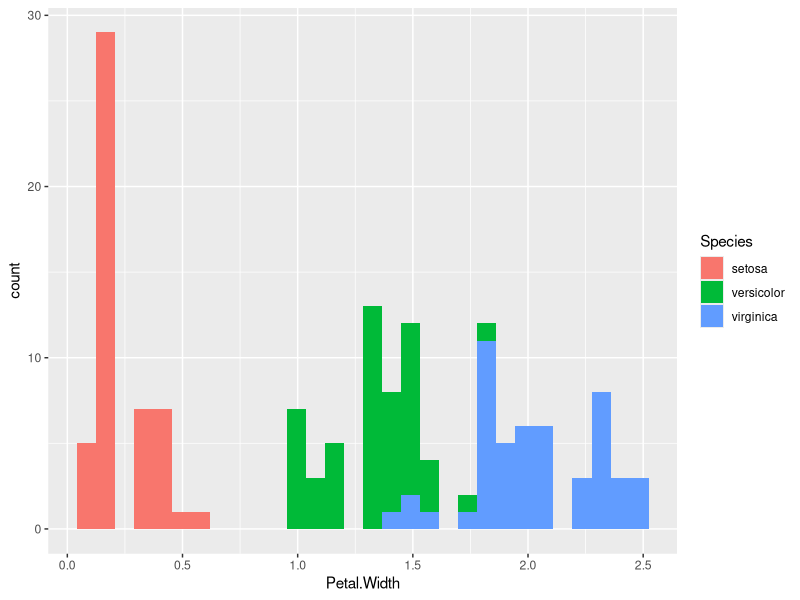
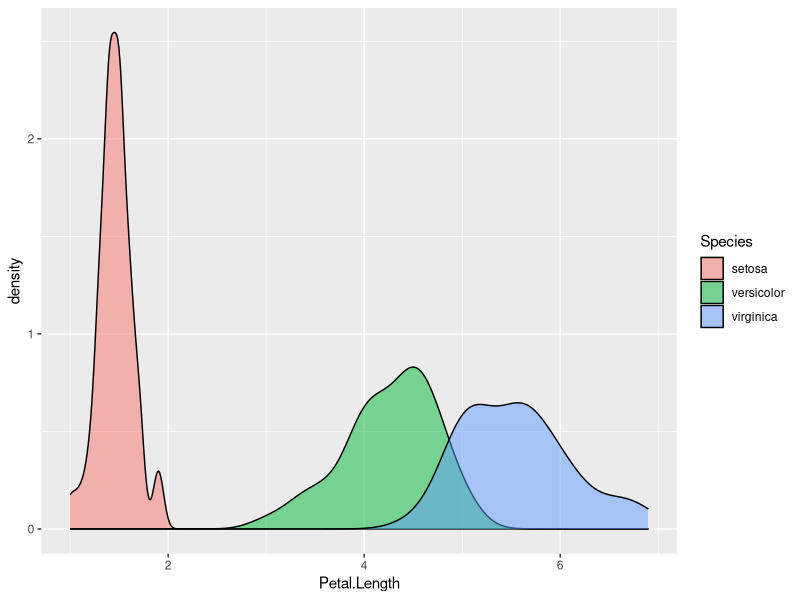
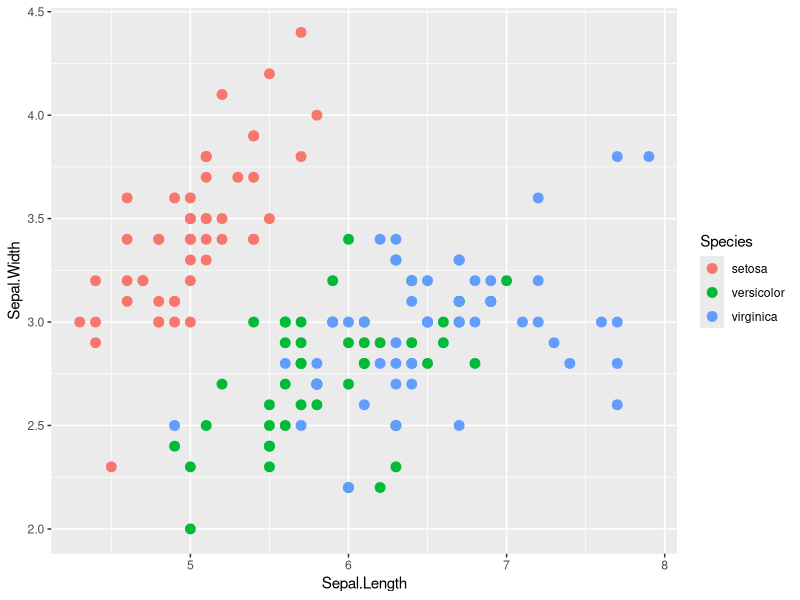
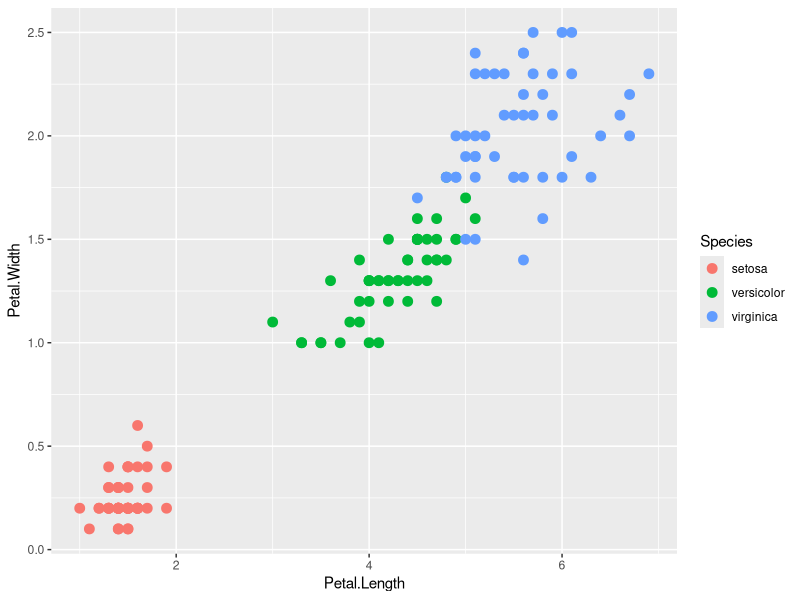
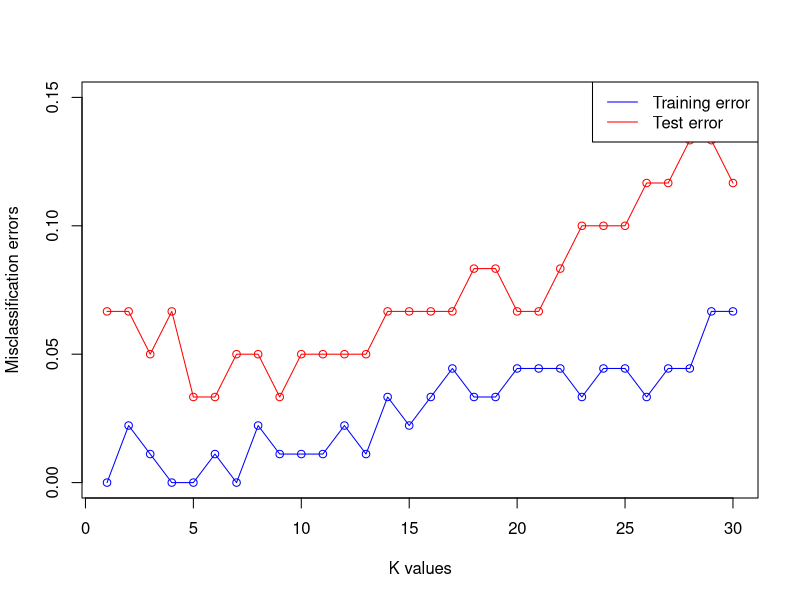
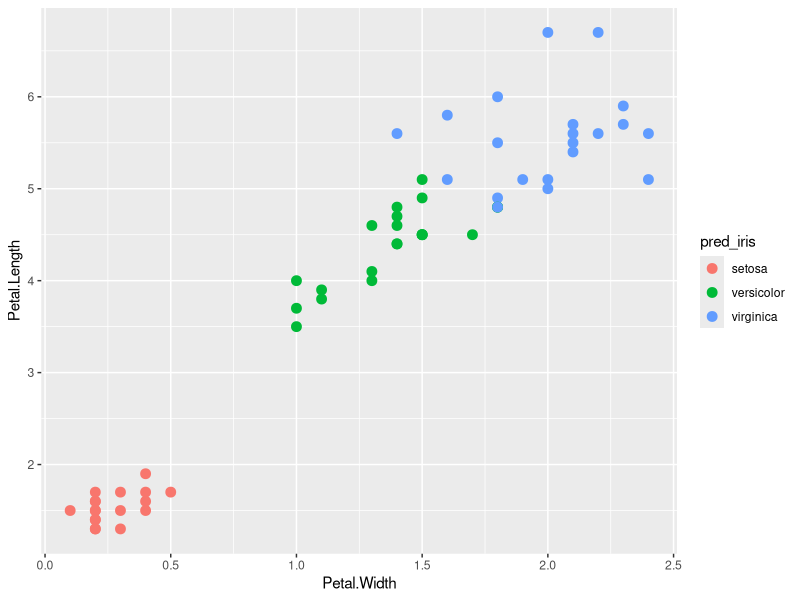
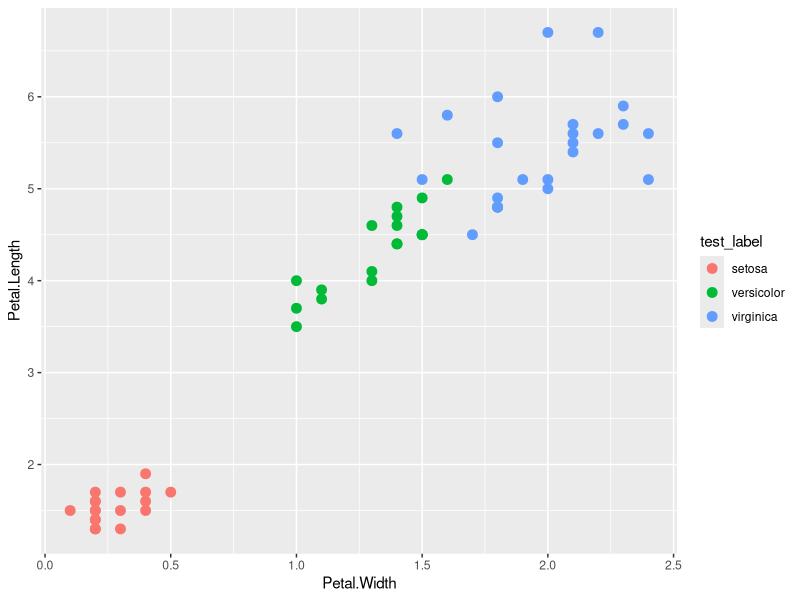

Reproduce these figures in R, in order.
#kNN
library(dplyr)
data(iris)
summary(iris)
#use summarise function in dplyr to investigate data
summarise(iris, correlation = cor(Petal.Width, Petal.Length))
summarise_all(iris[-5], funs(mean))
iris %>% group_by(Species) %>% summarise(mean(Petal.Length), sd(Petal.Length))
iris %>% group_by(Species) %>% summarise(n(), mean(Petal.Length), sd(Petal.Length))
summarise(group_by(iris,Species), n(), mean(Petal.Length), sd(Petal.Length))
#visualize data
library(ggplot2)
iris%>%
  ggplot(aes(x=Petal.Width, fill=Species))+
  geom_histogram()
iris%>%
  ggplot(aes(x=Petal.Length, fill=Species))+
  geom_density(alpha=0.5)
iris%>%
  ggplot(aes(x = Sepal.Length, y = Sepal.Width, colour = Species))+
  geom_point(size = 3)
iris%>%
  ggplot(aes(x = Petal.Length, y = Petal.Width, colour = Species))+
  geom_point(size = 3)
# random sample a training data set
set.seed(12345)
allrows <- 1:nrow(iris)
trainrows <- sample(allrows, replace = F, size = 0.6*length(allrows))
train_iris <- iris[trainrows, 1:4]
train_label <- iris[trainrows, 5]
table(train_label)
#use the remaining observations as the test set
test_iris <- iris[-trainrows, 1:4]
test_label <- iris[-trainrows, 5]
table(test_label)
#test several k's using kNN
library(class)
error.train <- replicate(0,30)
for(k in 1:30) {
  pred_iris <- knn(train = train_iris, test = train_iris, cl = train_label, k)
  error.train[k]<-1-mean(pred_iris==train_label)
}
error.train <- unlist(error.train, use.names=FALSE)
error.test <- replicate(0,30)
for(k in 1:30) {
  pred_iris <- knn(train = train_iris, test = test_iris, cl = train_label, k)
  error.test[k]<-1-mean(pred_iris==test_label)
}
error.test <- unlist(error.test, use.names = FALSE)
#plot the training set error versus the test set error
plot(error.train, type="o", ylim=c(0,0.15), col="blue", xlab = "K values", ylab = "Misclassification errors")
lines(error.test, type = "o", col="red")
legend("topright", legend=c("Training error","Test error"), col = c("blue","red"), lty=1:1)
#plot the prediction using the best test set k
pred_iris<-knn(train = train_iris, test = test_iris, cl = train_label, 6)
result <- cbind(test_iris, pred_iris)
combinetest <- cbind(test_iris, test_label)
result%>%
  ggplot(aes(x=Petal.Width, y=Petal.Length, color=pred_iris))+
  geom_point(size=3)
#plot the actual test data and note the difference with the previous plot
combinetest%>%
  ggplot(aes(x=Petal.Width, y=Petal.Length, color=test_label))+
  geom_point(size=3)
#look at the test set confusion matrix
table(test_label, pred_iris)
